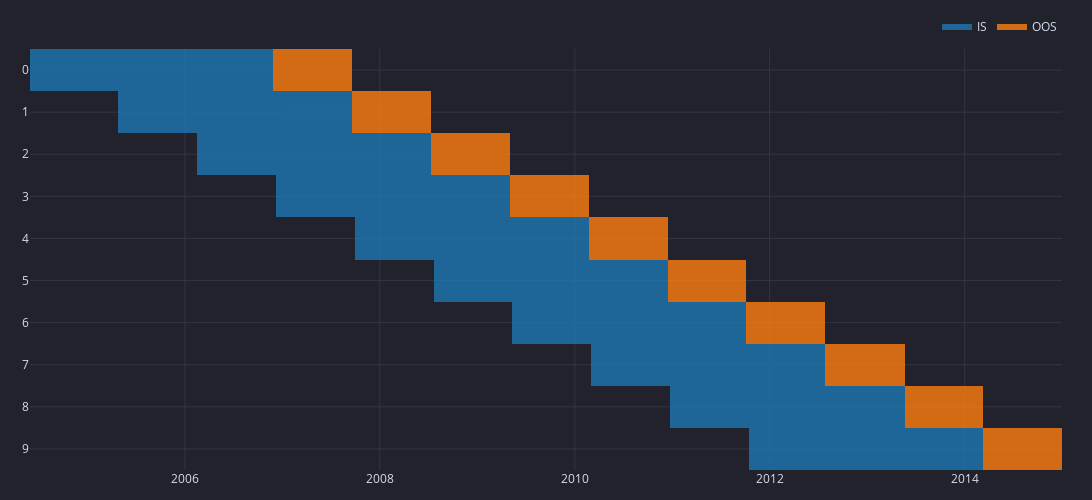

Notebook cell for this chart:
### Code cell
fig = splitter.plot()
fig.show()
#fig.write_html('wfo.html', full_html=False)

### Figure 1 — Plotly figure (JSON) as saved in the notebook; plotly's stock layout.template omitted (floating-point values rounded to 4 significant figures; data arrays with more than 128 entries replaced by an {"elided": "..."} marker saying what was removed)
{"data": [{"colorscale": [[0, "rgba(31,119,180,0.8000)"], [1, "rgba(31,119,180,0.8000)"]], "hoverongaps": false, "hovertemplate": "%{x}<br>Split: %{y}<br>Set: IS", "legendgroup": "IS", "name": "IS", "showlegend": true, "showscale": false, "type": "heatmap", "uid": "93a38b68-fda7-4373-a2a0-20f0682ba85f", "x": {"elided": "3281 str values"}, "y": [9, 8, 7, 6, 5, 4, 3, 2, 1, 0], "z": {"elided": "10x3281 int values"}}, {"colorscale": [[0, "rgba(255,127,14,0.8000)"], [1, "rgba(255,127,14,0.8000)"]], "hoverongaps": false, "hovertemplate": "%{x}<br>Split: %{y}<br>Set: OOS", "legendgroup": "OOS", "name": "OOS", "showlegend": true, "showscale": false, "type": "heatmap", "uid": "8fa6c474-d8cd-4429-b159-0c7e50ee00fa", "x": {"elided": "3281 str values"}, "y": [9, 8, 7, 6, 5, 4, 3, 2, 1, 0], "z": {"elided": "10x3281 int values"}}], "layout": {"height": 500, "legend": {"orientation": "h", "traceorder": "normal", "x": 1, "xanchor": "right", "y": 1.02, "yanchor": "bottom"}, "margin": {"b": 30, "l": 30, "r": 30, "t": 30}, "width": 1200, "yaxis": {"type": "category"}}}
